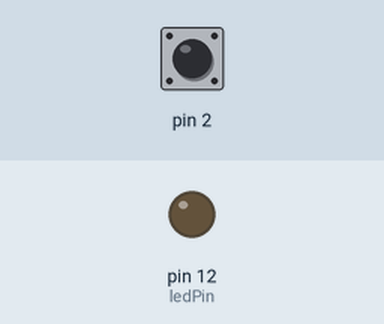
Bench run of a sketch on a simulated Arduino Uno, built with avr-gcc and run on an emulated ATmega328P. Shown: output pins drawn as LEDs (lit = HIGH). Dashed ring = blinking. The test bench sets the inputs (shaded band); at power-on: pin 2 HIGH. What the sketch prints to the serial monitor is not drawn.

Above: at 1.2 s.
1.3 s: pin 2 pulled LOW for 3.2 s
At 5.1 s:
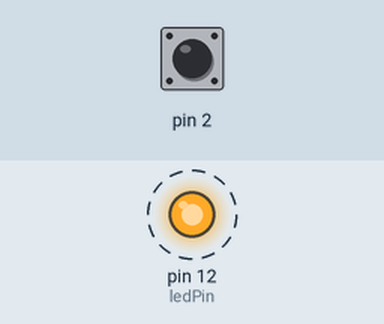
6.3 s: pin 2 pulled LOW for 0.15 s
At 7.3 s:
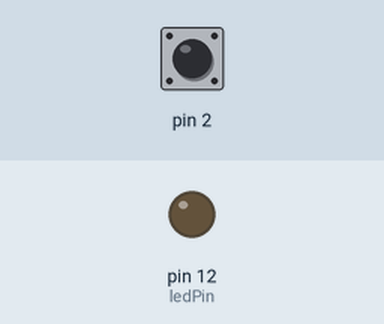
Timing chart, 0 to 9.3 s (numbered marks = the images above; inputs shaded):
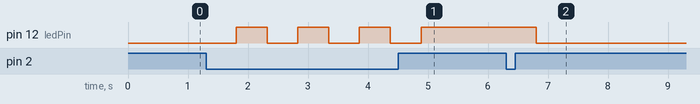

Measured:
- after the input at 1.3 s, pin 12 (ledPin): alternates HIGH for 0.51 s and LOW for 0.51 s, 7 changes in all, then stays HIGH, starting after 0.50 s
- after the input at 6.3 s, pin 12 (ledPin): HIGH → LOW after 0.50 s

The sketch:

touchylamp_may22a.ino
```cpp
#include <CapacitiveSensor.h>
CapacitiveSensor capSensor = CapacitiveSensor(4, 2);
int threshold = 1000;
boolean lightOn = false;
const int ledPin = 12;
void setup() {
  Serial.begin(9600);
  pinMode(ledPin, OUTPUT);
}

void loop() {
  long sensorValue = capSensor.capacitiveSensor(30);
  Serial.println(sensorValue);
  if(sensorValue > threshold) {
    lightOn = !lightOn;
    delay(500);
  }

 if(lightOn == false) {
  digitalWrite(ledPin, LOW);
 } else {
  digitalWrite(ledPin, HIGH);
 }
  delay(10);
}
```
